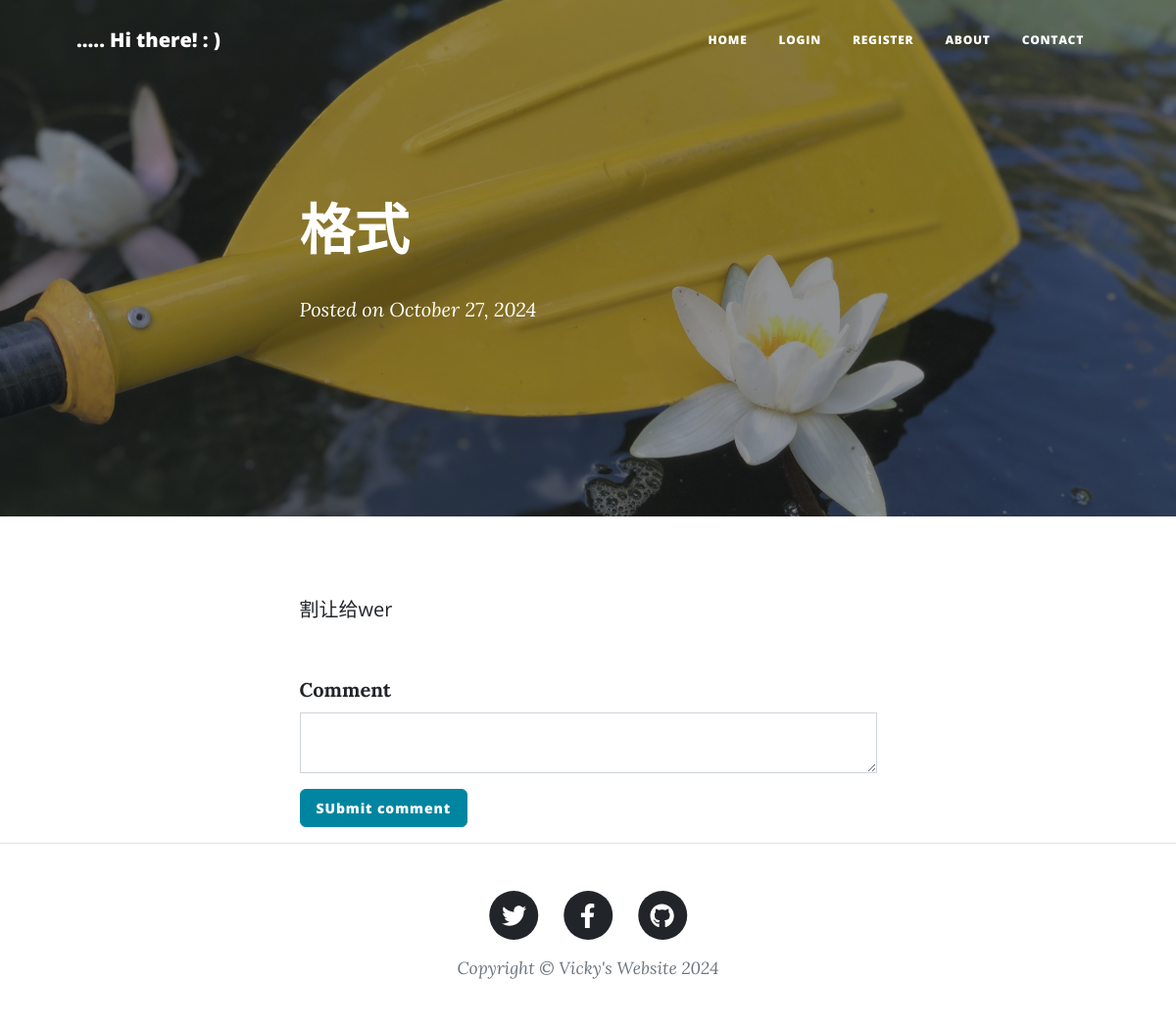
The page /post/12 on the database its author committed.
### main.py (models this page shows)
class BlogPost(db.Model):
    __tablename__ = "blog_posts"
    id: Mapped[int] = mapped_column(Integer, primary_key=True)
    author_id: Mapped[int] = mapped_column(Integer, db.ForeignKey("users.id"))
    author = relationship("User", back_populates="blog_posts")
    title: Mapped[str] = mapped_column(String(250), unique=True, nullable=False)
    date: Mapped[str] = mapped_column(String(250), nullable=False)
    body: Mapped[str] = mapped_column(Text, nullable=False)
    img_url: Mapped[str] = mapped_column(String(250), nullable=True)
    category: Mapped[str] = mapped_column(String(250), nullable=False)
    sub_category: Mapped[str] = mapped_column(String(250))
    comments = relationship("Comment", back_populates="parent_blog_post")

### main.py (the view, shortened to what this page needs)
@app.route("/post/<int:post_id>", methods=["GET", "POST"])
def show_post(post_id):
    comment_form = CommentForm()
    requested_post = db.get_or_404(BlogPost, post_id)
    return render_template("post.html", post=requested_post, logged_in=current_user.is_authenticated, form = comment_form)

### forms.py
class CommentForm(FlaskForm):
    body =  CKEditorField("Comment", validators=[DataRequired()])
    submit = SubmitField(label="SUbmit comment")

### templates/post.html (shortened to what this page needs)
{% from "bootstrap5/form.html" import render_form %}
{% include "header.html" %}
<header class="masthead" style="background-image: url('{{url_for('static', filename=post.img_url)}}')">
  <div class="container position-relative px-4 px-lg-5">
    <div class="row gx-4 gx-lg-5 justify-content-center">
      <div class="col-md-10 col-lg-8 col-xl-7">
        <div class="post-heading">
          <h1>{{ post.title }}</h1>
          <br>
          <span class="meta"
            >Posted on {{ post.date }}
          </span>
        </div>
      </div>
    </div>
  </div>
</header>
<article>
  <div class="container px-4 px-lg-5">
    <div class="row gx-4 gx-lg-5 justify-content-center">
      <div class="col-md-10 col-lg-8 col-xl-7">
        {{ post.body|safe }}
        <div class="comment">
          {{ render_form(form) }}
        </div>
      </div>
    </div>
  </div>
</article>
{% include "footer.html" %}

### rows shown on the page
BlogPost: img_url (picture), title "格式", date "October 27, 2024", body "割让给wer"
